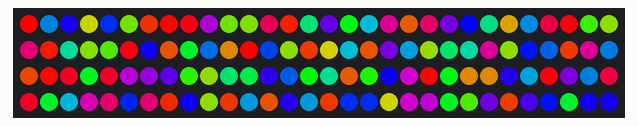
This sketch was run on a simulated Arduino Uno, built with avr-gcc and run on an emulated ATmega328P. On the bench: 120 RGB LEDs in strip order, left to right, continuing on the next row. Random numbers use the default seed unless the sketch sets one. At 1.5 s the program stops and its outputs stay as they are.

Above: at 0.19 s.
At 0.8 s:
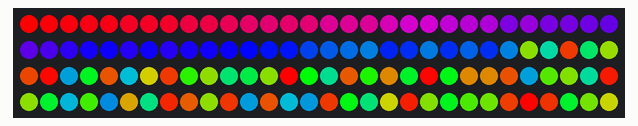
At 1.6 s:
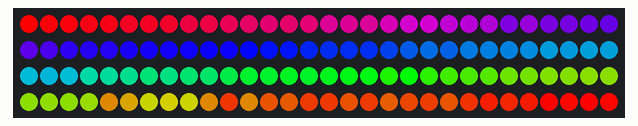

The sketch:

ColorSort.ino
```cpp
/* LedStripColorTester: Example Arduino sketch that lets you
 * type in a color on a PC and see it on the LED strip.
 *
 * To use this, you will need to plug an Addressable RGB LED
 * strip from Pololu into pin 12.  After uploading the sketch,
 * select "Serial Monitor" from the "Tools" menu.  In the input
 * box, type a color and press enter.
 *
 * The format of the color should be "R,G,B!" where R, G, and B
 * are numbers between 0 and 255 representing the brightnesses
 * of the red, red, and blue components respectively.
 *
 * For example, to get red, you could type:
 *   40,100,0!
 *
 * You can leave off the exclamation pouint16_t if you change the
 * Serial Monitor's line ending setting to be "Newline" instead
 * of "No line ending".
 *
 * Please note that this sketch only transmits colors to the
 * LED strip after it receives them from the computer, so if
 * the LED strip loses power it will be off until you resend
 * the color.
 */

#include <PololuLedStrip.h>

// Create an ledStrip object and specify the pin it will use.
PololuLedStrip<12> ledStrip;

// Create a buffer for holding the colors (3 bytes per color).
#define LED_COUNT 120
rgb_color colors[LED_COUNT];
rgb_color color;

long redBar = 0;
long blueBar = 90000L;
long greenBar = 180000L;

long Value(rgb_color inputColor)
{
  long value = inputColor.green;
  if(inputColor.red > 0 & inputColor.blue > 0)
  {
    value = redBar + 300L*inputColor.blue;
  }
  else if(inputColor.blue > 0 & inputColor.green > 0)
  {
    value = blueBar + 300L*inputColor.green;
  }
  else if(inputColor.green > 0 & inputColor.red > 0)
  {
    value = greenBar + 300L*inputColor.red;
  }
  else if(inputColor.red == 0 & inputColor.blue == 0)
  {
    value = greenBar;
  }
  else if(inputColor.blue == 0 & inputColor.green == 0)
  {
    value = redBar;
  }
  else
  {
    value = blueBar;
  }

  return value;
}

long Value2(rgb_color inputColor)
{
  return inputColor.green*300 + inputColor.blue - inputColor.red*300;
}


void Sort()
{
  for(uint16_t i = 0; i < LED_COUNT; i++)
  {
    for(uint16_t j = i; j >= 0; j--)
    {
      if(Value(colors[j]) < Value(colors[j-1]))
      {
        rgb_color temp = colors[j];
        colors[j] = colors[j-1];
        colors[j-1] = temp;
        ledStrip.write(colors, 120);
        delay(1);
      }
    }
  }
}

void BubbleSort()
{
  for(uint16_t i = 0; i < LED_COUNT; i++)
  {
    for(uint16_t j = 0; j < LED_COUNT - 1; j++)
    {
      if(Value(colors[j]) > Value(colors[j+1]))
      {
        int red = colors[j].red;
        int blue = colors[j].blue;
        int green = colors[j].green;
        colors[j].red = colors[j+1].red;
        colors[j].green = colors[j+1].green;
        colors[j].blue = colors[j+1].blue;
        colors[j+1].red = red;
        colors[j+1].green = green;
        colors[j+1].blue = blue;

        ledStrip.write(colors, 120);
        delay(20);
      }
    }
  }
}

void QuickSort(int low, int high)
{
  if(low == high | low > high)
    return;

  int pivot = low;
  int left = low + 1;
  int right = high;

  while(left < right)
  {
    while(Value(colors[left]) < Value(colors[pivot]))
      left++;
    while(Value(colors[right]) > Value(colors[pivot]))
      right--;
    if(left < right)
    {
      int red = colors[left].red;
      int blue = colors[left].blue;
      int green = colors[left].green;
      colors[left].red = colors[right].red;
      colors[left].green = colors[right].green;
      colors[left].blue = colors[right].blue;
      colors[right].red = red;
      colors[right].green = green;
      colors[right].blue = blue;
        ledStrip.write(colors, 120);
        //delay(100);
    }
  }

  int red = colors[pivot].red;
  int blue = colors[pivot].blue;
  int green = colors[pivot].green;
  colors[pivot].red = colors[right].red;
  colors[pivot].green = colors[right].green;
  colors[pivot].blue = colors[right].blue;
  colors[right].red = red;
  colors[right].green = green;
  colors[right].blue = blue;
        ledStrip.write(colors, 120);
        delay(10);

  QuickSort(low, right - 1);
  QuickSort(right + 1, high);


}

void setup()
{
  // Start up the serial port, for communication with the PC.
  Serial.begin(115200);
  //Serial.print(123456);


  color.red = 0;
  color.blue = 0;
  color.red = 0;
  for(uint16_t i = 0; i < 120; i++)
  {
    colors[i].red = 0;
    colors[i].green = 0;
    colors[i].blue = 0;
  }

  ledStrip.write(colors, 120);

  int maximum = 250;

  for(uint16_t i = 0; i < LED_COUNT; i++)
  {
    int choose = random(0,3);
    if(choose == 1)
    {
      int number = random(0,maximum);
      color.red = number;
      color.blue = maximum - 1 - number;
      color.green = 0;

      colors[i] = color;
    }
    else if(choose == 2)
    {
      int number = random(0,maximum);
      color.blue = number;
      color.green = maximum - 1 - number;
      color.red = 0;

      colors[i] = color;
    }
    else
    {
      int number = random(0,maximum);
      color.green = number;
      color.red = maximum - 1 - number;
      color.blue = 0;

      colors[i] = color;
    }
  }


  ledStrip.write(colors, 120);
  /*
  colors[LED_COUNT-3].red = maximum;
  colors[LED_COUNT-3].green = 0;
  colors[LED_COUNT-3].blue = 0;
  colors[LED_COUNT-2].red = 0;
  colors[LED_COUNT-2].green = maximum;
  colors[LED_COUNT-2].blue = 0;
  colors[LED_COUNT-1].red = 0;
  colors[LED_COUNT-1].green = 0;
  colors[LED_COUNT-1].blue = maximum;
  */
  ledStrip.write(colors, 120);

  //BubbleSort();
  QuickSort(0, LED_COUNT - 1);

  color.red = 0;
  color.blue = 0;
  color.red = 0;
  /*
  for(uint16_t i = 0; i < LED_COUNT; i++)
  {
    if(colors[i].red == 0 & colors[i].blue == 0)
    {
      colors[i].green = 0;
      ledStrip.write(colors, 120);
      delay(1);
    }
    else if(colors[i].blue == 0 & colors[i].green == 0)
    {
      colors[i].red = 0;
      ledStrip.write(colors, 120);
      delay(1);
    }
    else if(colors[i].green == 0 & colors[i].red == 0)
    {
      colors[i].blue = 0;
      ledStrip.write(colors, 120);
      delay(1);
    }
  }
  */
  for(int i = 0; i < LED_COUNT - 1; i++)
  {
    long x = Value(colors[i]);
    Serial.println(x);
    Serial.println(", ");
  }
    Serial.println(Value(colors[LED_COUNT - 1]));

}

void loop()
{


  //Serial.print("H");

}
```
